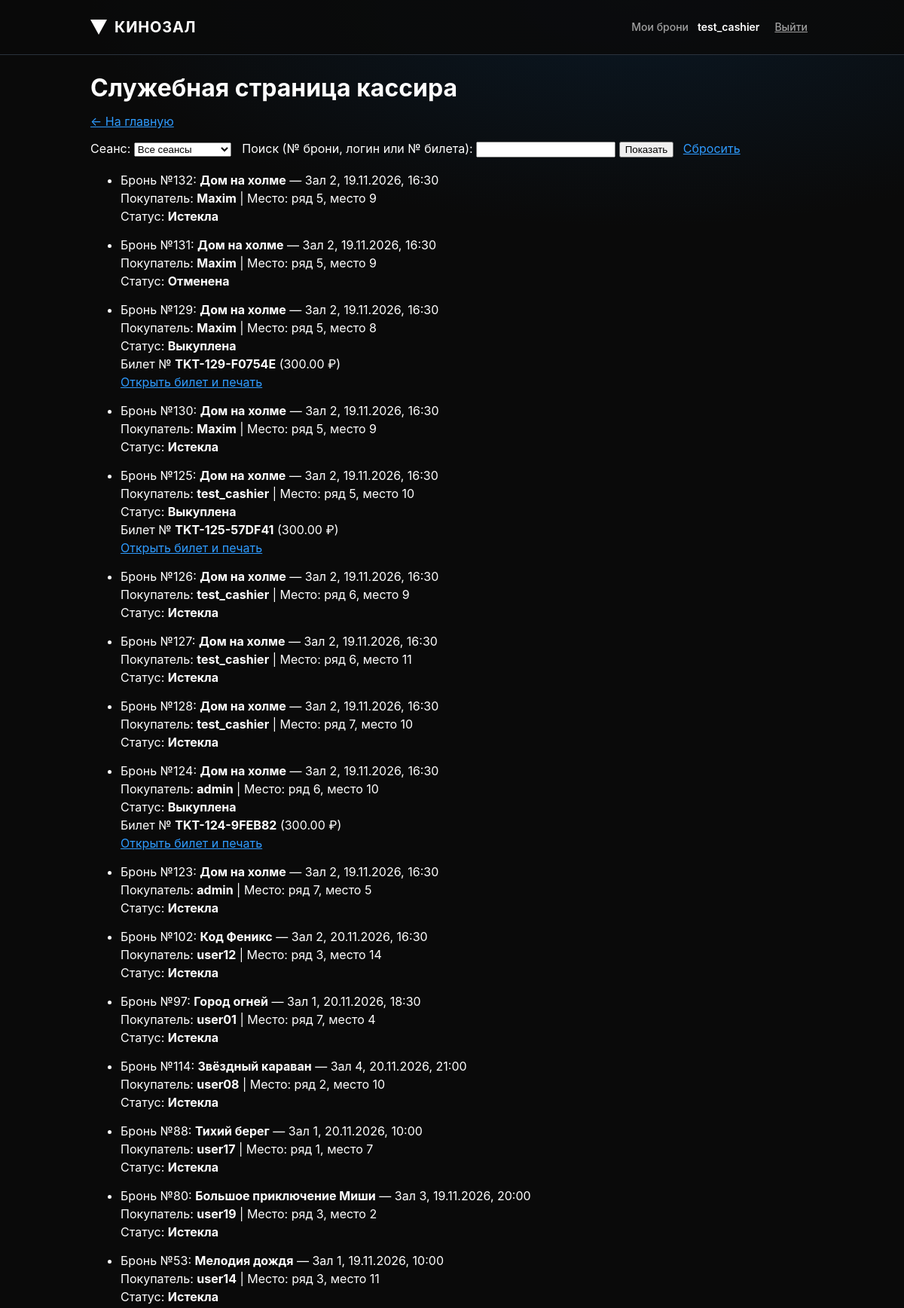
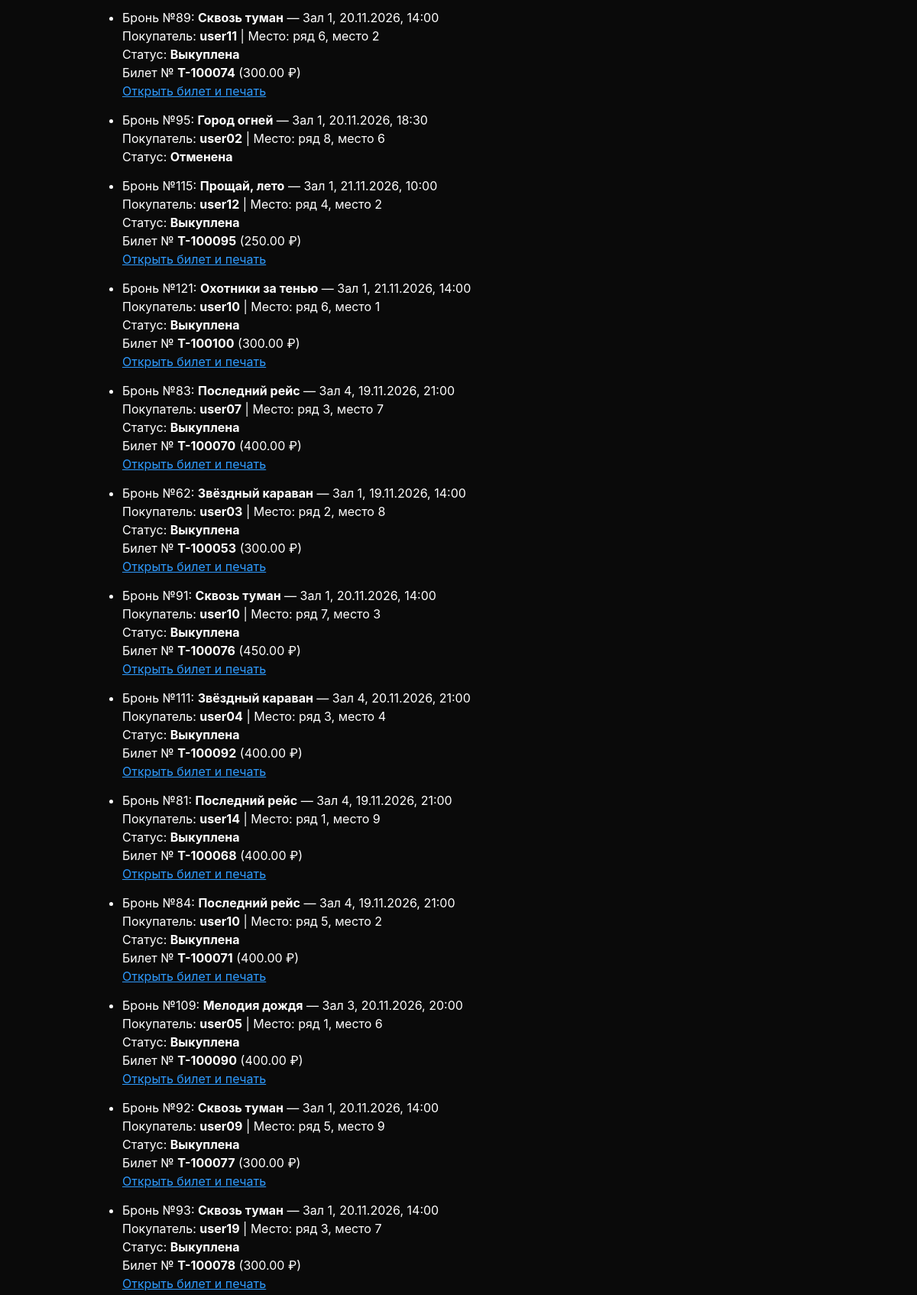
Screenshot of /cashier/bookings/ (signed in, upper part) with the database file from the repository (2 pictures, top to bottom).
### kino/models.py (models this page shows, shortened)
class Booking(models.Model):
    class Status(models.TextChoices):
        HELD = "held", "Удерживается"
        PAID = "paid", "Выкуплена"
        EXPIRED = "expired", "Истекла"
        CANCELLED = "cancelled", "Отменена"
    HOLD_MINUTES = 15
    ACTIVE_STATUSES = (Status.HELD, Status.PAID)
    user = models.ForeignKey(settings.AUTH_USER_MODEL, on_delete=models.PROTECT,
                             related_name="bookings", verbose_name="пользователь")
    session = models.ForeignKey(Session, on_delete=models.PROTECT, related_name="bookings", verbose_name="сеанс")
    seat = models.ForeignKey(Seat, on_delete=models.PROTECT, related_name="bookings", verbose_name="место")
    created_at = models.DateTimeField("создана", default=timezone.now, editable=False)
    expires_at = models.DateTimeField("удерживается до")
    status = models.CharField("статус", max_length=10, choices=Status.choices, default=Status.HELD)
    class Meta:
        verbose_name = "бронь"
        verbose_name_plural = "брони"
        ordering = ["-created_at"]
        constraints = [
            models.UniqueConstraint(fields=["session", "seat"],
                                    condition=Q(status__in=["held", "paid"]),
                                    name="uniq_active_booking_per_seat"),
            check_constraint(Q(expires_at__gt=F("created_at")), "booking_expires_after_created"),
        ]
        indexes = [models.Index(fields=["session", "status"], name="booking_session_status_idx")]
    @classmethod
    def expire_due(cls, now=None):
        now = now or timezone.now()
        return cls.objects.filter(
            status=cls.Status.HELD,
            expires_at__lte=now,
        ).update(status=cls.Status.EXPIRED)

class Session(models.Model):
    class Status(models.TextChoices):
        ACTIVE = "active", "Идёт по расписанию"
        CANCELLED = "cancelled", "Отменён"
    movie = models.ForeignKey(Movie, on_delete=models.PROTECT, related_name="sessions", verbose_name="фильм")
    hall = models.ForeignKey(Hall, on_delete=models.PROTECT, related_name="sessions", verbose_name="зал")
    starts_at = models.DateTimeField("начало", db_index=True)
    status = models.CharField("статус", max_length=10, choices=Status.choices, default=Status.ACTIVE)
    created_at = models.DateTimeField("создан", default=timezone.now, editable=False)
    class Meta:
        verbose_name = "сеанс"
        verbose_name_plural = "сеансы"
        ordering = ["starts_at"]
        indexes = [models.Index(fields=["hall", "starts_at"], name="session_hall_start_idx")]

class Movie(models.Model):
    AGE_CHOICES = [(0, "0+"), (6, "6+"), (12, "12+"), (16, "16+"), (18, "18+")]
    title = models.CharField("название", max_length=200)
    description = models.TextField("описание", blank=True)
    duration_min = models.PositiveSmallIntegerField(
        "длительность, мин", validators=[MinValueValidator(1), MaxValueValidator(600)])
    year = models.PositiveSmallIntegerField(
        "год выпуска", validators=[MinValueValidator(1900), MaxValueValidator(2100)])
    age_limit = models.PositiveSmallIntegerField("возрастное ограничение", choices=AGE_CHOICES, default=0)
    poster = models.ImageField("постер", upload_to="posters/", blank=True)
    backdrop = models.ImageField("фоновое изображение", upload_to="backdrops/", blank=True)
    is_active = models.BooleanField("показывать в афише", default=True)
    genres = models.ManyToManyField(Genre, related_name="movies", verbose_name="жанры", blank=True)
    created_at = models.DateTimeField("создан", default=timezone.now, editable=False)
    class Meta:
        verbose_name = "фильм"
        verbose_name_plural = "фильмы"
        ordering = ["title"]
        constraints = [
            check_constraint(Q(duration_min__gte=1, duration_min__lte=600), "movie_duration_range"),
            check_constraint(Q(age_limit__in=[0, 6, 12, 16, 18]), "movie_age_limit_values"),
        ]

class Hall(models.Model):
    name = models.CharField("название", max_length=50, unique=True)
    rows_count = models.PositiveSmallIntegerField(
        "число рядов", validators=[MinValueValidator(1), MaxValueValidator(30)])
    seats_per_row = models.PositiveSmallIntegerField(
        "мест в ряду", validators=[MinValueValidator(1), MaxValueValidator(40)])
    description = models.CharField("описание", max_length=200, blank=True)
    class Meta:
        verbose_name = "зал"
        verbose_name_plural = "залы"
        ordering = ["name"]
        constraints = [
            check_constraint(Q(rows_count__gte=1, rows_count__lte=30), "hall_rows_range"),
            check_constraint(Q(seats_per_row__gte=1, seats_per_row__lte=40), "hall_seats_range"),
        ]

class Seat(models.Model):
    hall = models.ForeignKey(Hall, on_delete=models.CASCADE, related_name="seats", verbose_name="зал")
    row = models.PositiveSmallIntegerField("ряд", validators=[MinValueValidator(1)])
    number = models.PositiveSmallIntegerField("номер места", validators=[MinValueValidator(1)])
    category = models.CharField("категория", max_length=10, choices=SeatCategory.choices,
                                default=SeatCategory.STANDARD)
    class Meta:
        verbose_name = "место"
        verbose_name_plural = "места"
        ordering = ["hall", "row", "number"]
        constraints = [
            models.UniqueConstraint(fields=["hall", "row", "number"], name="uniq_seat_position"),
            check_constraint(Q(row__gte=1, number__gte=1), "seat_positive_position"),
        ]

class Ticket(models.Model):
    class Channel(models.TextChoices):
        ONLINE = "online", "Онлайн"
        CASHBOX = "cashbox", "Касса"
    booking = models.OneToOneField(Booking, on_delete=models.PROTECT, related_name="ticket", verbose_name="бронь")
    number = models.CharField("номер билета", max_length=20, unique=True)
    price = models.DecimalField("цена, руб.", max_digits=8, decimal_places=2, validators=[MinValueValidator(0)])
    issued_at = models.DateTimeField("выкуплен", default=timezone.now, editable=False)
    channel = models.CharField("канал", max_length=10, choices=Channel.choices, default=Channel.ONLINE)
    issued_by = models.ForeignKey(settings.AUTH_USER_MODEL, on_delete=models.SET_NULL, null=True, blank=True,
                                  related_name="issued_tickets", verbose_name="оформил (кассир)")
    class Meta:
        verbose_name = "билет"
        verbose_name_plural = "билеты"
        ordering = ["-issued_at"]
        constraints = [check_constraint(Q(price__gte=0), "ticket_price_not_negative")]

### kino/views.py (the view, shortened to what this page needs)
# urls.py: path("cashier/bookings/", views.cashier_bookings, name="cashier_bookings"),
@login_required
def cashier_bookings(request):
    if not is_staff_or_cashier(request.user):
        messages.error(request, "Доступ к служебной странице есть только у кассиров и сотрудников.")
        return redirect("index")
    server_now = timezone.now()
    Booking.expire_due(server_now)
    selected_session_id = request.GET.get("session", "").strip()
    search_query = request.GET.get("q", "").strip()
    bookings = (
        Booking.objects.select_related(
            "user", "session__movie", "session__hall", "seat", "ticket"
        )
        .order_by("-created_at")
    )
    if selected_session_id.isdigit():
        bookings = bookings.filter(session_id=int(selected_session_id))
    sessions = (
        Session.objects.select_related("movie", "hall")
        .order_by("-starts_at")
    )
    return render(
        request,
        "cashier_bookings.html",
        {
            "bookings": bookings,
            "sessions": sessions,
            "selected_session_id": selected_session_id,
            "search_query": search_query,
            "server_now": server_now,
        },
    )

### kino/permissions.py (called while the page is built)
def is_staff_or_cashier(user):
    if not user or not user.is_authenticated:
        return False
    if user.is_superuser or user.is_staff:
        return True
    return user.groups.filter(name__in=["Кассир", "cashier"]).exists()

### kino/templates/cashier_bookings.html (shortened to what this page needs)
{% extends 'base.html' %}
{% block content %}
    <h1>Служебная страница кассира</h1>
    <p><a href="{% url 'index' %}">← На главную</a></p>
    <form method="get" style="margin-bottom: 18px;">
        <label for="session-select">Сеанс:</label>
        <select id="session-select" name="session">
            <option value="">Все сеансы</option>
        </select>
        <label for="search-input" style="margin-left: 10px;">Поиск (№ брони, логин или № билета):</label>
        <input id="search-input" type="text" name="q" value="{{ search_query }}">
        <button type="submit">Показать</button>
        <a href="{% url 'cashier_bookings' %}" style="margin-left: 8px;">Сбросить</a>
    </form>
    {% if bookings %}
        <ul>
            {% for booking in bookings %}
                <li data-booking-row style="margin-bottom: 14px;">
                    Бронь №{{ booking.pk }}:
                    <strong>{{ booking.session.movie.title }}</strong> —
                    {{ booking.session.hall.name }},
                    <time datetime="{{ booking.session.starts_at|date:'c' }}" data-local-datetime>
                    </time><br>
                    Покупатель: <strong>{{ booking.user.username }}</strong> |
                    Место: ряд {{ booking.seat.row }}, место {{ booking.seat.number }}<br>
                    Статус: <strong data-booking-status>{{ booking.get_status_display }}</strong>
                    {% if booking.ticket %}
                        <br>Билет № <strong>{{ booking.ticket.number }}</strong> ({{ booking.ticket.price }} ₽)
                        <br><a href="{% url 'ticket_detail' booking.ticket.pk %}">Открыть билет и печать</a>
                    {% endif %}
                </li>
            {% endfor %}
        </ul>
    {% else %}
        <p>Подходящих броней не найдено.</p>
    {% endif %}
{% endblock %}

### kino/templates/base.html (shortened to what this page needs)
{% load static %}<!DOCTYPE html>
<html lang="ru">
<head>
  <link rel="stylesheet" href="{% static 'css/style.css' %}">
</head>
<body class="{% block body_class %}{% endblock %}">
<header class="header" id="site-header">
  <div class="container">
    <a class="logo" href="{% url 'index' %}">
      <svg viewBox="0 0 22 20" aria-hidden="true"><polygon points="0,0 22,0 11,20" fill="#fff"/></svg>КИНОЗАЛ
    </a>
    <div class="user">
      {% if user.is_authenticated %}
      <a href="{% url 'my_bookings' %}">Мои брони</a>
      <b>{{ user.get_username }}</b>
      <form class="inline" method="post" action="{% url 'logout' %}">{% csrf_token %}<button class="linkbtn" type="submit">Выйти</button></form>
      {% else %}
      <a class="btn btn-primary btn-sm" href="{% url 'login' %}">Войти</a>
      {% endif %}
    </div>
  </div>
</header>
<main class="{% block main_class %}{% endblock %}">
  <div class="{% block main_container_class %}container{% endblock %}">
    {% block content %}{% endblock %}
  </div>
</main>
</body>
</html>

### kino/static/css/style.css (style rules this page uses)
:root { --bg:#0A0A0A; --bg2:#0B0F14; --surface:#11161C; --surface2:#1A1F26; --border:#2A323C; --border-strong:#6B7280; --text:#FFFFFF; --muted:#A0A0A0; --primary:#2E9BFF; --primary-fill:#1570D0; --primary-hover:#1861B5; --primary-active:#134F94; --success:#00C853; --warning:#F7B500; --error:#FF3B30; --success-bg:rgba(0,200,83,.14); --warning-bg:rgba(247,181,0,.14); --error-bg:rgba(255,59,48,.14); --info-bg:rgba(46,155,255,.14); --seat:40px; }
* { box-sizing:border-box }
body { margin:0;font-family:Inter,"Segoe UI",Arial,sans-serif;font-size:16px;line-height:24px;color:var(--text);background:radial-gradient(1200px 500px at 70% 0%,#0B1824 0%,var(--bg) 60%) no-repeat,var(--bg) }
h1 { font-size:28px;line-height:36px;font-weight:700;margin:0 0 12px }
@media (min-width:768px) { h1 { font-size:32px;line-height:40px } }
p { margin:0 0 12px }
a { color:var(--primary) }
.container { width:100%;margin:0 auto;padding:0 16px }
@media (min-width:768px) { .container { max-width:720px;padding:0 } }
@media (min-width:1024px) { .container { max-width:960px } }
main { padding:24px 0 56px;min-height:560px }
.header { background:rgba(10,10,10,.85);border-bottom:1px solid var(--border) }
.header .container { display:flex;align-items:center;gap:8px;min-height:72px }
.logo { display:flex;align-items:center;gap:10px;font-weight:700;font-size:20px;letter-spacing:.04em;color:var(--text);text-decoration:none;margin-right:auto }
.logo svg { width:22px;height:20px }
.user { display:none;align-items:center;gap:12px;font-size:14px;color:var(--muted) }
.user b { color:var(--text);font-weight:600 }
.user a { color:var(--muted);font-weight:500;text-decoration:none }
@media (min-width:768px) { .user { display:flex } }
.header { position:relative }
.header .container { position:relative }
.inline { display:inline;margin:0 }
.linkbtn { background:none;border:none;color:var(--muted);font:500 14px/20px Inter,"Segoe UI",Arial,sans-serif;cursor:pointer;min-height:44px;padding:0 8px;text-decoration:underline }

### rows the page displays
Booking: pk "132", session.movie "Дом на холме", session.hall.name "Зал 2", user.username "Maxim", seat.row "5", seat.number "9", status "Истекла"
Booking: pk "131", session.movie "Дом на холме", session.hall.name "Зал 2", user.username "Maxim", seat.row "5", seat.number "9", status "Отменена"
Booking: pk "129", session.movie "Дом на холме", session.hall.name "Зал 2", user.username "Maxim", seat.row "5", seat.number "8", status "Выкуплена", ticket.number "TKT-129-F0754E", ticket.price "300.00"
Booking: pk "130", session.movie "Дом на холме", session.hall.name "Зал 2", user.username "Maxim", seat.row "5", seat.number "9", status "Истекла"
Booking: pk "125", session.movie "Дом на холме", session.hall.name "Зал 2", user.username "test_cashier", seat.row "5", seat.number "10", status "Выкуплена", ticket.number "TKT-125-57DF41", ticket.price "300.00"
Booking: pk "126", session.movie "Дом на холме", session.hall.name "Зал 2", user.username "test_cashier", seat.row "6", seat.number "9", status "Истекла"
Booking: pk "127", session.movie "Дом на холме", session.hall.name "Зал 2", user.username "test_cashier", seat.row "6", seat.number "11", status "Истекла"
Booking: pk "128", session.movie "Дом на холме", session.hall.name "Зал 2", user.username "test_cashier", seat.row "7", seat.number "10", status "Истекла"
Booking: pk "124", session.movie "Дом на холме", session.hall.name "Зал 2", user.username "admin", seat.row "6", seat.number "10", status "Выкуплена", ticket.number "TKT-124-9FEB82", ticket.price "300.00"
Booking: pk "123", session.movie "Дом на холме", session.hall.name "Зал 2", user.username "admin", seat.row "7", seat.number "5", status "Истекла"
Booking: pk "102", session.movie "Код Феникс", session.hall.name "Зал 2", user.username "user12", seat.row "3", seat.number "14", status "Истекла"
Booking: pk "97", session.movie "Город огней", session.hall.name "Зал 1", user.username "user01", seat.row "7", seat.number "4", status "Истекла"
Booking: pk "114", session.movie "Звёздный караван", session.hall.name "Зал 4", user.username "user08", seat.row "2", seat.number "10", status "Истекла"
Booking: pk "88", session.movie "Тихий берег", session.hall.name "Зал 1", user.username "user17", seat.row "1", seat.number "7", status "Истекла"
Booking: pk "80", session.movie "Большое приключение Миши", session.hall.name "Зал 3", user.username "user19", seat.row "3", seat.number "2", status "Истекла"
Booking: pk "53", session.movie "Мелодия дождя", session.hall.name "Зал 1", user.username "user14", seat.row "3", seat.number "11", status "Истекла"
Booking: pk "89", session.movie "Сквозь туман", session.hall.name "Зал 1", user.username "user11", seat.row "6", seat.number "2", status "Выкуплена", ticket.number "T-100074", ticket.price "300.00"
Booking: pk "95", session.movie "Город огней", session.hall.name "Зал 1", user.username "user02", seat.row "8", seat.number "6", status "Отменена"
Booking: pk "115", session.movie "Прощай, лето", session.hall.name "Зал 1", user.username "user12", seat.row "4", seat.number "2", status "Выкуплена", ticket.number "T-100095", ticket.price "250.00"
Booking: pk "121", session.movie "Охотники за тенью", session.hall.name "Зал 1", user.username "user10", seat.row "6", seat.number "1", status "Выкуплена", ticket.number "T-100100", ticket.price "300.00"
Booking: pk "83", session.movie "Последний рейс", session.hall.name "Зал 4", user.username "user07", seat.row "3", seat.number "7", status "Выкуплена", ticket.number "T-100070", ticket.price "400.00"
Booking: pk "62", session.movie "Звёздный караван", session.hall.name "Зал 1", user.username "user03", seat.row "2", seat.number "8", status "Выкуплена", ticket.number "T-100053", ticket.price "300.00"
Booking: pk "91", session.movie "Сквозь туман", session.hall.name "Зал 1", user.username "user10", seat.row "7", seat.number "3", status "Выкуплена", ticket.number "T-100076", ticket.price "450.00"
Booking: pk "111", session.movie "Звёздный караван", session.hall.name "Зал 4", user.username "user04", seat.row "3", seat.number "4", status "Выкуплена", ticket.number "T-100092", ticket.price "400.00"
Booking: pk "81", session.movie "Последний рейс", session.hall.name "Зал 4", user.username "user14", seat.row "1", seat.number "9", status "Выкуплена", ticket.number "T-100068", ticket.price "400.00"
Booking: pk "84", session.movie "Последний рейс", session.hall.name "Зал 4", user.username "user10", seat.row "5", seat.number "2", status "Выкуплена", ticket.number "T-100071", ticket.price "400.00"
Booking: pk "109", session.movie "Мелодия дождя", session.hall.name "Зал 3", user.username "user05", seat.row "1", seat.number "6", status "Выкуплена", ticket.number "T-100090", ticket.price "400.00"
Booking: pk "92", session.movie "Сквозь туман", session.hall.name "Зал 1", user.username "user09", seat.row "5", seat.number "9", status "Выкуплена", ticket.number "T-100077", ticket.price "300.00"
Booking: pk "93", session.movie "Сквозь туман", session.hall.name "Зал 1", user.username "user19", seat.row "3", seat.number "7", status "Выкуплена", ticket.number "T-100078", ticket.price "300.00"

### other values shown
{{ user.get_username }} "test_cashier"
